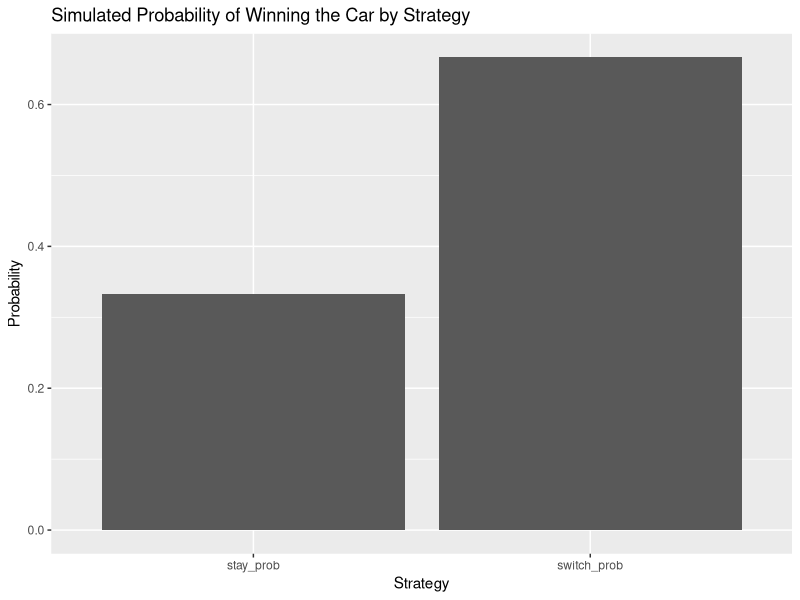
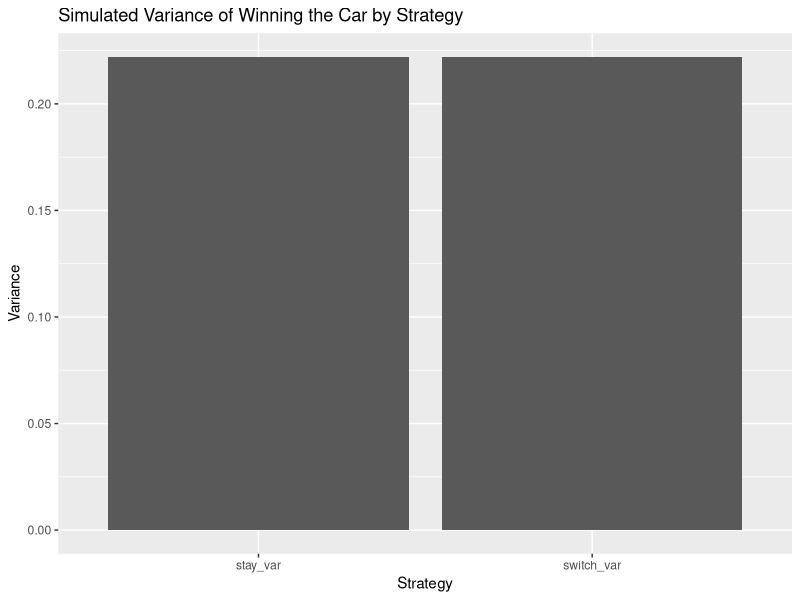

Write the R code that produced these figures, in order.
## ---- chunk 1
library(dplyr)
library(ggplot2)
library(reshape2)
## ---- chunk 2
simMontyHall <- function(n = 10000) {
  df <- data.frame(door_choice = trunc(runif(n, min = 1, max = 4)),   # generates a uniform random number of 1, 2, or 3 
                   door_with_car = trunc(runif(n, min = 1, max = 4))  # generates a uniform random number of 1, 2, or 3 
                   )
  # note: runif will not generate either of the extreme values unless max = min or max-min is small compared to min
  
  # create boolean columns for both switch & stay strategies
  df$stay_win <- ifelse(df$door_choice == df$door_with_car, T, F)
  
  # note: since Monty Hall will never reveal the car, a switching strategy will win as long as the car was not behind the original choice
  df$switch_win <- ifelse(df$door_choice != df$door_with_car, T, F)
  
  df
}
## ---- chunk 3
df <- simMontyHall(1000000)
head(df)
## ---- chunk 4
# create & print summary df
summary_df <- summarise(df, stay_prob = mean(stay_win),
                            stay_var = var(stay_win),
                            switch_prob = mean(switch_win),
                            switch_var = var(switch_win))
melt(summary_df)
## ---- chunk 5
prob_df <- melt(select(summary_df, ends_with("_prob")))

ggplot(prob_df, aes(x = variable, y = value)) +
  geom_bar(stat = "identity") +
  labs(title="Simulated Probability of Winning the Car by Strategy", x="Strategy", y="Probability")
## ---- chunk 6
var_df <- melt(select(summary_df, ends_with("_var")))

ggplot(var_df, aes(x = variable, y = value)) +
  geom_bar(stat = "identity") +
  labs(title="Simulated Variance of Winning the Car by Strategy", x="Strategy", y="Variance")
